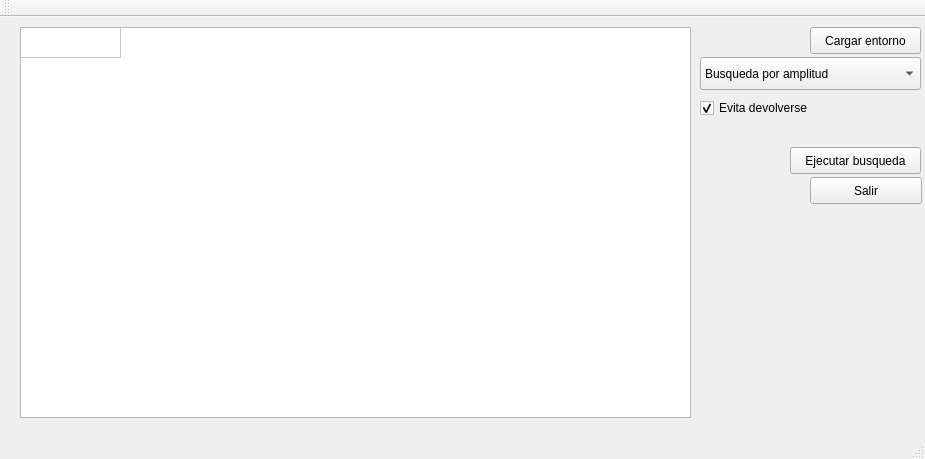
<?xml version="1.0" encoding="UTF-8"?>
<ui version="4.0">
 <class>MainWindow</class>
 <widget class="QMainWindow" name="MainWindow">
  <property name="geometry">
   <rect>
    <x>0</x>
    <y>0</y>
    <width>925</width>
    <height>459</height>
   </rect>
  </property>
  <property name="windowTitle">
   <string>MainWindow</string>
  </property>
  <widget class="QWidget" name="centralWidget">
   <widget class="QPushButton" name="btn_sel_entorno">
    <property name="geometry">
     <rect>
      <x>810</x>
      <y>10</y>
      <width>111</width>
      <height>27</height>
     </rect>
    </property>
    <property name="text">
     <string>Cargar entorno</string>
    </property>
   </widget>
   <widget class="QTableWidget" name="tablaEntono">
    <property name="geometry">
     <rect>
      <x>20</x>
      <y>10</y>
      <width>671</width>
      <height>391</height>
     </rect>
    </property>
    <property name="lineWidth">
     <number>0</number>
    </property>
    <property name="midLineWidth">
     <number>0</number>
    </property>
    <property name="showGrid">
     <bool>true</bool>
    </property>
    <attribute name="horizontalHeaderVisible">
     <bool>false</bool>
    </attribute>
    <attribute name="horizontalHeaderCascadingSectionResizes">
     <bool>true</bool>
    </attribute>
    <attribute name="verticalHeaderVisible">
     <bool>false</bool>
    </attribute>
    <row>
     <property name="text">
      <string>New Row</string>
     </property>
    </row>
    <column>
     <property name="text">
      <string>New Column</string>
     </property>
    </column>
   </widget>
   <widget class="QPushButton" name="btn_salir">
    <property name="geometry">
     <rect>
      <x>810</x>
      <y>160</y>
      <width>112</width>
      <height>27</height>
     </rect>
    </property>
    <property name="text">
     <string>Salir</string>
    </property>
   </widget>
   <widget class="QComboBox" name="cmb_tipo_busqueda">
    <property name="geometry">
     <rect>
      <x>700</x>
      <y>40</y>
      <width>221</width>
      <height>33</height>
     </rect>
    </property>
    <item>
     <property name="text">
      <string>Busqueda por amplitud</string>
     </property>
    </item>
    <item>
     <property name="text">
      <string>Busqueda por costo uniforme</string>
     </property>
    </item>
   </widget>
   <widget class="QPushButton" name="btn_busquda">
    <property name="geometry">
     <rect>
      <x>790</x>
      <y>130</y>
      <width>131</width>
      <height>27</height>
     </rect>
    </property>
    <property name="text">
     <string>Ejecutar busqueda</string>
    </property>
   </widget>
   <widget class="QCheckBox" name="chk_ind_env_devol">
    <property name="geometry">
     <rect>
      <x>700</x>
      <y>80</y>
      <width>131</width>
      <height>22</height>
     </rect>
    </property>
    <property name="text">
     <string>Evita devolverse</string>
    </property>
    <property name="checked">
     <bool>true</bool>
    </property>
   </widget>
  </widget>
  <widget class="QMenuBar" name="menuBar">
   <property name="geometry">
    <rect>
     <x>0</x>
     <y>0</y>
     <width>925</width>
     <height>27</height>
    </rect>
   </property>
  </widget>
  <widget class="QToolBar" name="mainToolBar">
   <attribute name="toolBarArea">
    <enum>TopToolBarArea</enum>
   </attribute>
   <attribute name="toolBarBreak">
    <bool>false</bool>
   </attribute>
  </widget>
  <widget class="QStatusBar" name="statusBar"/>
 </widget>
 <layoutdefault spacing="6" margin="11"/>
 <resources/>
 <connections/>
</ui>
